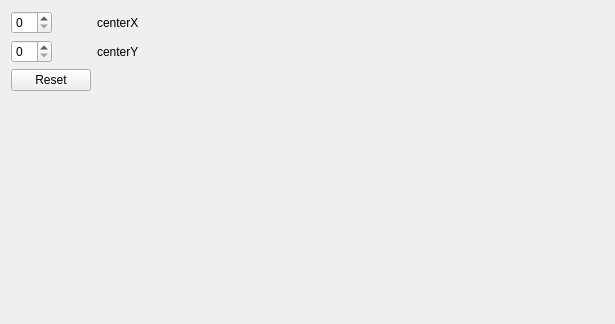
<?xml version="1.0" encoding="UTF-8"?>
<ui version="4.0">
 <class>MainWindow</class>
 <widget class="QMainWindow" name="MainWindow">
  <property name="geometry">
   <rect>
    <x>0</x>
    <y>0</y>
    <width>615</width>
    <height>324</height>
   </rect>
  </property>
  <property name="windowTitle">
   <string>MainWindow</string>
  </property>
  <widget class="QWidget" name="centralWidget">
   <layout class="QHBoxLayout" name="horizontalLayout">
    <item>
     <layout class="QFormLayout" name="formLayout">
      <item row="0" column="0">
       <widget class="QSpinBox" name="xSpinBox"/>
      </item>
      <item row="0" column="1">
       <widget class="QLabel" name="label">
        <property name="sizePolicy">
         <sizepolicy hsizetype="Minimum" vsizetype="Preferred">
          <horstretch>0</horstretch>
          <verstretch>0</verstretch>
         </sizepolicy>
        </property>
        <property name="text">
         <string>centerX</string>
        </property>
       </widget>
      </item>
      <item row="1" column="1">
       <widget class="QLabel" name="label_2">
        <property name="sizePolicy">
         <sizepolicy hsizetype="Minimum" vsizetype="Preferred">
          <horstretch>0</horstretch>
          <verstretch>0</verstretch>
         </sizepolicy>
        </property>
        <property name="text">
         <string>centerY</string>
        </property>
       </widget>
      </item>
      <item row="1" column="0">
       <widget class="QSpinBox" name="ySpinBox"/>
      </item>
      <item row="2" column="0">
       <widget class="QPushButton" name="resetButton">
        <property name="text">
         <string>Reset</string>
        </property>
       </widget>
      </item>
     </layout>
    </item>
   </layout>
  </widget>
  <widget class="QMenuBar" name="menuBar">
   <property name="geometry">
    <rect>
     <x>0</x>
     <y>0</y>
     <width>615</width>
     <height>19</height>
    </rect>
   </property>
  </widget>
 </widget>
 <layoutdefault spacing="6" margin="11"/>
 <resources/>
 <connections/>
</ui>
